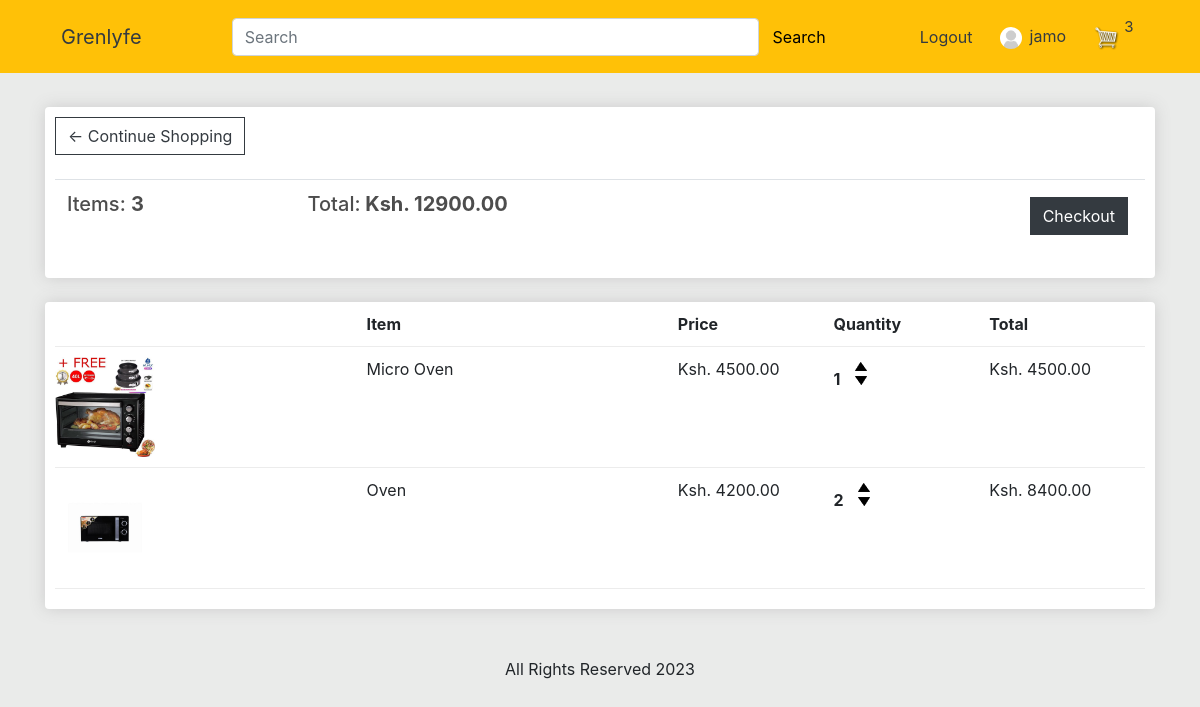
The app's page /cart/ (signed in) with its own data.
### store/models.py (models this page shows, shortened)
class Order(models.Model):
    customer = models.ForeignKey(
        Customer, on_delete=models.CASCADE, null=True, blank=True)
    date_ordered = models.DateTimeField(auto_now_add=True)
    complete = models.BooleanField(default=False)
    transaction_id = models.CharField(max_length=100, null=True)
    @property
    def get_cart_total(self):
        orderitems = self.orderitem_set.all()
        total = sum([item.get_total for item in orderitems])
        return total
    @property
    def get_cart_items(self):
        orderitems = self.orderitem_set.all()
        total = sum([item.quantity for item in orderitems])
        return total

class OrderItem(models.Model):
    product = models.ForeignKey(Product, on_delete=models.CASCADE, null=True)
    order = models.ForeignKey(Order, on_delete=models.CASCADE, null=True)
    quantity = models.IntegerField(default=0, null=True, blank=True)
    date_added = models.DateTimeField(auto_now_add=True)
    @property
    def get_total(self):
        total = self.product.price * self.quantity
        return total

class Product(models.Model):
    name = models.CharField(max_length=200)
    price = models.FloatField()
    desc = models.CharField(max_length=500, null=True)
    digital = models.BooleanField(default=False, null=True, blank=True)
    category = models.ForeignKey(Category, on_delete=models.CASCADE)
    image = models.ImageField(null=True, blank=True)
    @property
    def imageURL(self):
        try:
            url = self.image.url
        except:
            url = ''
        return url

### store/views.py (the view)
# urls.py: path('cart/', views.cart, name="cart"),
def cart(request):
	data = cartData(request)
	cartItems = data['cartItems']
	order = data['order']
	items = data['items']
	context = {'items':items, 'order':order, 'cartItems':cartItems}
	return render(request, 'store/cart.html', context)

### store/utils.py (called while the page is built)
def cartData(request):
	if request.user.is_authenticated:
		customer = request.user.customer
		order, created = Order.objects.get_or_create(customer=customer, complete=False)
		items = order.orderitem_set.all()
		cartItems = order.get_cart_items
	else:
		cookieData = cookieCart(request)
		cartItems = cookieData['cartItems']
		order = cookieData['order']
		items = cookieData['items']
	return {'cartItems':cartItems ,'order':order, 'items':items}

### store/templates/store/cart.html
{% extends 'store/main.html' %}
{% load static %}
{% block content %}
	<div class="row">
		<div class="col-lg-12">
			<div class="box-element">
				<a  class="btn btn-outline-dark" href="{% url 'store' %}">&#x2190; Continue Shopping</a>
				<br>
				<br>
				<table class="table">
					<tr>
						<th><h5>Items: <strong>{{order.get_cart_items}}</strong></h5></th>
						<th><h5>Total:<strong> Ksh. {{order.get_cart_total|floatformat:2}}</strong></h5></th>
						<th>
							<a  style="float:right; margin:5px;" class="btn btn-dark" href="{% url 'checkout' %}">Checkout</a>
						</th>
					</tr>
				</table>
			</div>
			<br>
			<div class="box-element">
				<div class="cart-row">
					<div style="flex:2"></div>
					<div style="flex:2"><strong>Item</strong></div>
					<div style="flex:1"><strong>Price</strong></div>
					<div style="flex:1"><strong>Quantity</strong></div>
					<div style="flex:1"><strong>Total</strong></div>
				</div>
				{% for item in items %}
				<div class="cart-row">
					<div style="flex:2"><img class="row-image" src="{{item.product.imageURL}}"></div>
					<div style="flex:2"><p>{{item.product.name}}</p></div>
					<div style="flex:1"><p>Ksh. {{item.product.price|floatformat:2}}</p></div>
					<div style="flex:1">
						<p class="quantity">{{item.quantity}}</p>
						<div class="quantity">
							<img data-product="{{item.product.id}}" data-action="add" class="chg-quantity update-cart" src="{% static  'images/arrow-up.png' %}">
							<img data-product="{{item.product.id}}" data-action="remove" class="chg-quantity update-cart" src="{% static  'images/arrow-down.png' %}">
						</div>
					</div>
					<div style="flex:1"><p>Ksh. {{item.get_total|floatformat:2}}</p></div>
				</div>
				{% endfor %}
			</div>
		</div>
	</div>
{% endblock content %}

### store/templates/store/main.html (shortened to what this page needs)
<!DOCTYPE html>
{% load static %}
<html>
  <head>
    <link rel="stylesheet" href="https://cdn.jsdelivr.net/npm/bootstrap@4.1.3/dist/css/bootstrap.min.css">
    <link rel="stylesheet" type="text/css" href="{% static 'css/main.css' %}" />
  </head>
  </head>
  <body>
    <section class="bg-warning">
      <div class="container">
        <nav class="custom--nav navbar navbar-expand-lg navbar-dark mx-auto">
        <a class="navbar-brand 3 text-dark" href="{% url 'ads' %}">Grenlyfe</a>
        <form class="custom--search my-2 mr-2"  action="/search">
          <input class="form-control mr-sm-2 w-100" name="q" type="search" placeholder="Search" aria-label="Search">
          <button class="custom--btn" type="submit">Search</button>
        </form>
        <div class="form-inline my-2">
          {% if user.is_authenticated %}
            <a href="{% url 'logout' %}" class="custom--link text-dark mr-2">Logout</a>
            <a href="#" class="btn text-dark">
              <img class="profile--picture mr-2" src="{% static 'images/noAvatar.png' %}"/>{{user.username}}
            </a>
          {% else %}
            <a href="{% url 'register' %}" class="custom--link text-dark mr-2">Sign up</a>
            <a href="{% url 'login' %}" class="custom--link text-dark mr-2">Login</a>
          {% endif %}
          <a href="{% url 'cart' %}">
            <img id="cart-icon" src="{% static 'images/cart.png' %}" />
          </a>
          {% if cartItems != 0 %}
          <p id="cart-total" class=" text-dark">{{cartItems}}</p>
          {% endif %}
        </div>
      </nav>
      </div>
    </section>
    <div class="container">
      <br />
       {% block content %} {% endblock content %}
    </div>
    <footer class="footer--custom">
      <p>All Rights Reserved 2023</p>
    </footer>
  </body>
</html>

### static/css/main.css (style rules this page uses)
body { background-color: hsl(120, 3%, 92%); }
h1,h2,h3,h4,h5,h6 { color:hsl(0, 0%, 30%); }
.box-element { box-shadow:hsl(0, 0%, 80%) 0 0 16px; background-color: #fff; border-radius: 4px; padding: 10px; }
.custom--nav { display: flex; justify-content: space-between; }
.custom--search { display: flex; align-content: center; min-width: 50vw; }
.custom--btn { border: none; background: transparent; }
.custom--link { padding: 6px; }
#cart-icon { width:25px; display: inline-block; margin-left: 15px; }
#cart-total { display: block; text-align: center; color: white; width: 20px; height: 25px; font-size: 15px; }
.col-lg-4, .col-lg-6, .col-lg-8, .col-lg-12 { margin-top: 10px; }
.btn { border-radius: 0; }
.row-image { width: 100px; }
.cart-row { display: flex; align-items: flex-stretch; padding-bottom: 10px; margin-bottom: 10px; border-bottom: 1px solid #ececec; }
.quantity { display: inline-block; font-weight: 700; padding-right:10px; }
.chg-quantity { width: 12px; cursor: pointer; display: block; margin-top: 5px; transition:.1s; }
.profile--picture { height: 22px; width: 22px; border: none; border-radius: 50%; margin-right: 5px; }
.footer--custom { margin: 3rem 0 0 0 ; display: flex; justify-content: center; }

### records on screen
Order: get_cart_items "3", get_cart_total "12900.00"
OrderItem: product.imageURL (picture), product.name "Micro Oven", product.price "4500.00", quantity "1", get_total "4500.00"
OrderItem: product.imageURL (picture), product.name "Oven", product.price "4200.00", quantity "2", get_total "8400.00"

### other values on screen
{{ user.username }} "jamo"
{{ cartItems }} "3"
